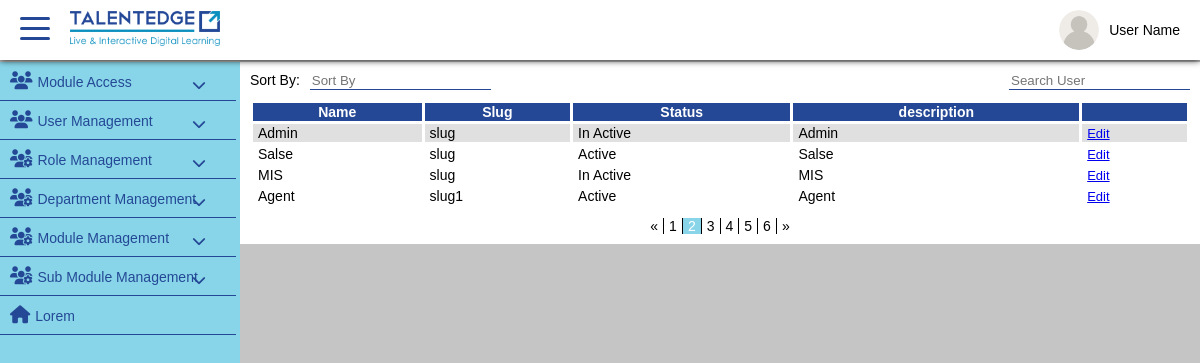
The page /index.php/user/roleList on the database its author committed.
### tables this page shows
CREATE TABLE `acl_roles` (
  `id` int(10) UNSIGNED NOT NULL,
  `name` varchar(150) DEFAULT NULL,
  `slug` varchar(255) DEFAULT NULL,
  `description` text,
  `date_entered` timestamp NOT NULL DEFAULT CURRENT_TIMESTAMP ON UPDATE CURRENT_TIMESTAMP,
  `date_modified` datetime DEFAULT NULL,
  `modified_user_id` char(36) DEFAULT NULL,
  `created_by` char(36) DEFAULT NULL,
  `deleted` tinyint(1) DEFAULT '0',
  `status` tinyint(1) DEFAULT NULL
);

### application/controllers/User.php (called while the page is built, shortened)
<?php
class User extends CI_Controller{
	function __construct()
	{
	$this->load->model('Usermgt');
	}
	function roleList(){
		$data['roleList'] = $this->Usermgt->getRoles();
		$this->load->view("roleListIndex.php",$data);
	}
}
?>

### index.php (called while the page is built, shortened)
<?php
require_once BASEPATH.'core/CodeIgniter.php';

### application/models/Usermgt.php (called while the page is built, shortened)
<?php
class Usermgt  extends CI_Model{
	public function getRoles(){
		$this->db->where('deleted',0);
        $query=$this->db->get('acl_roles');
        return $query->result();
	}
}
?>

### application/views/roleListIndex.php (the view, shortened to what this page needs)
<!DOCTYPE html>
<html>
	<head>
		<link rel="stylesheet" type="text/css" href="<?php  echo _ROOT; ?>assets/css/user-upload-style.css"/>
		<link rel="stylesheet" type="text/css" href="<?php  echo _ROOT; ?>assets/css/user-list-view.css"/>
		<link rel="stylesheet" type="text/css" href="<?php  echo _ROOT; ?>assets/css/custom-basic-styles.css"/>
		<link rel="stylesheet" type="text/css" href="<?php  echo _ROOT; ?>assets/css/sideNav.css"/>
		<link rel="stylesheet" type="text/css" href="<?php  echo _ROOT; ?>assets/css/header.css"/>
    </head>
	<body>
		<?php require_once("header/header.php"); ?>
		<main class="d-flex">
		 	<?php require_once("sideNav/sideNav.php"); ?>
			<div class="te-container">
				<div class="users-view">
					<div class="d-flex table-header">
						<div class="sort-bar d-flex">
							<p>Sort By: </p>
							<input type="text" name="userSearch" class="" placeholder="Sort By" />
						</div>
						<div class="search-bar">
							<input type="text" name="userSearch" class="" placeholder="Search User" />
						</div>
					</div>
					<table id="example" class="display" style="width:100%" cellspacing="3px">
				        <thead>
				            <tr>
				                <th>Name</th>
				                <th>Slug</th>
				                <th>Status</th>
				                <th>description</th>
				                <th></th>
				            </tr>
				        </thead>
				        <?php foreach($roleList as $row){ ?>
		        	<tr>
		                <td><?php echo $row->name ?></td>
		                <td><?php echo $row->slug ?></td>
						<?php if($row->status == 1){ ?>
		                <td>Active</td>
						<?php }else{ ?>
							<td>In Active</td>
						<?php } ?>
		                <td><?php echo $row->description ?></td>
		                <td><a id="editData" href="<?php echo _ROOT; ?>User/updateRoleForm/<?php echo $row->id; ?>"><span class='cta-edit-user'>Edit</a></td>
		            </tr>
				<?php }?>
				</table>
				    <div class="table-footer">
						<div class="pagination">
						    <a href="#">&laquo;</a>
						    <a href="#">1</a>
						    <a href="#" class="active">2</a>
						    <a href="#">3</a>
						    <a href="#">4</a>
						    <a href="#">5</a>
						    <a href="#">6</a>
						    <a href="#">&raquo;</a>
						</div>
					</div>
				</div>
			</div>
		</main>
	</body>
</html>

### application/views/header/header.php (shortened to what this page needs)
<header>
	<div class="d-flex">
		<div class="header-left d-flex">
			<div class="hamburger-menu">
				<span></span>
				<span></span>
				<span></span>
			</div>
			<a href="#"><img class="logo-image" src="<?php  echo _ROOT; ?>assets/images/logo_te.png"></a>
		</div>
		<div class="header-right">
			<p class="d-flex">
				<img class="user-image" src="<?php  echo _ROOT; ?>assets/images/user.png">
				<span>User Name</span>
			</p>
		</div>
	</div>
</header>
</html>

### application/views/sideNav/sideNav.php (shortened to what this page needs)
<nav class="side-nav">
	<div class="container">
		<ul class="menu d-flex f-col">
		<li>
				<i class="fas fa-users"></i>Module Access
			</li>
			<li>
				<i class="fas fa-users"></i>User Management
			</li>
			<li>
				<i class="fas fa-users-cog"></i>Role Management
			</li>
			<li>
				<i class="fas fa-users-cog"></i>Department Management
			</li>
			<li>
				<i class="fas fa-users-cog"></i>Module Management
			</li>
			<li>
				<i class="fas fa-users-cog"></i>Sub Module Management
			</li>
			<li><i class="fas fa-home"></i>Lorem</li>
		</ul>
	</div>
</nav>

### assets/css/user-list-view.css (style rules this page uses)
body { background: #c5c5c5; }
.table-header.d-flex { justify-content: space-between; }
.table-header .sort-bar p { margin: 0 10px 0 0; }
.table-header .sort-bar input { border: none; border-bottom: 1px solid #244895; }
.users-view { padding: 10px; background: #fff; }
.cta-edit-user { font-size: 13px; }
.table-header { justify-content: flex-start; margin-bottom: 10px; }
.table-header .search-bar input { border : none; border-bottom: 1px solid #244895; }
thead { background: #244895; color: #fff; }
#example tbody tr:nth-child(odd) { cursor: pointer; }
tbody td { padding-left: 5px; }
tbody tr:nth-child(4n+1) { background: #e0e0e0; }
.pagination { margin-top: 10px; display: flex; justify-content: center; align-items: center; }
.pagination a { text-decoration: none; color: #000; border-right: 1px solid #000; padding: 0px 5px; }
.pagination a:last-child { border-right: none; }
.pagination a.active { background-color: #88D5E9; color: #fff; }

### assets/css/custom-basic-styles.css (style rules this page uses)
body { margin: 0; font-family: sans-serif; font-size: 14px; }
ul { list-style: none; }
.d-flex { display: flex; flex-wrap: wrap; justify-content: center; align-items: flex-start; }
.f-col { flex-direction: column; }
.te-container { position: relative; margin: 0; width: 80% !important; left: 10% !important; top: 62px; overflow-y: auto; transition: all 0.4s linear; }

### assets/css/sideNav.css (style rules this page uses)
.side-nav { position: fixed; top: 62px; left: 0; width: 20%; background: #88D5E9; height: 100vh; transition: width 0.4s linear; }
.side-nav .container { padding: 0; }
.side-nav li i { margin-right: 5px; font-size: 18px; }
.side-nav ul { margin: 0; padding: 0; list-style: none; overflow: hidden; }
.side-nav ul li { position: relative; width: 90%; padding: 10px; margin-bottom: 0; border-bottom: 1px solid; cursor: pointer; color: #244895; }
.side-nav .has-submenu:after { display: block; position: absolute; top: 15px; right: 30px; content: '\f078'; font-family: FontAwesome; color: #244895; transform: rotate(0deg); transition: 0.3s linear; }

### assets/css/header.css (style rules this page uses)
header { position: fixed; top: 0; left: 0; width: 100%; background: white; box-shadow: 0 0 7px black; z-index: 98; }
header > .d-flex { padding: 10px 20px; justify-content: space-between; align-items: center; }
.logo-image { margin-left: 20px; max-width: 150px; }
.user-image { max-width: 40px; border-radius: 100%; }
.hamburger-menu { cursor: pointer; }
.header-left { align-items: center !important; }
.header-right p { margin: 0; align-items: center; cursor: pointer; color: #000; }
.header-right p img { margin-right: 10px; }
.hamburger-menu { width: 30px; height: 25px; position: relative; margin: 0; -webkit-transform: rotate(0deg); -moz-transform: rotate(0deg); -o-transform: rotate(0deg); transform: rotate(0deg); -webkit-transition: .5s ease-in-out; -moz-transition: .5s ease-in-out; -o-transition: .5s ease-in-out; transition: .5s ease-in-out; cursor: pointer; }
.hamburger-menu span { display: block; position: absolute; height: 3px; width: 100%; background: #244895; border-radius: 9px; opacity: 1; left: 0; -webkit-transform: rotate(0deg); -moz-transform: rotate(0deg); -o-transform: rotate(0deg); transform: rotate(0deg); -webkit-transition: .25s ease-in-out; -moz-transition: .25s ease-in-out; -o-transition: .25s ease-in-out; transition: .25s ease-in-out; }
.hamburger-menu span:nth-child(1) { top: 0px; }
.hamburger-menu span:nth-child(2) { top: 10px; }
.hamburger-menu span:nth-child(3) { top: 20px; }

### rows shown on the page
acl_roles: name "Admin", slug "slug", status "In Active", description "Admin"
acl_roles: name "Salse", slug "slug", status "Active", description "Salse"
acl_roles: name "MIS", slug "slug", status "In Active", description "MIS"
acl_roles: name "Agent", slug "slug1", status "Active", description "Agent"
